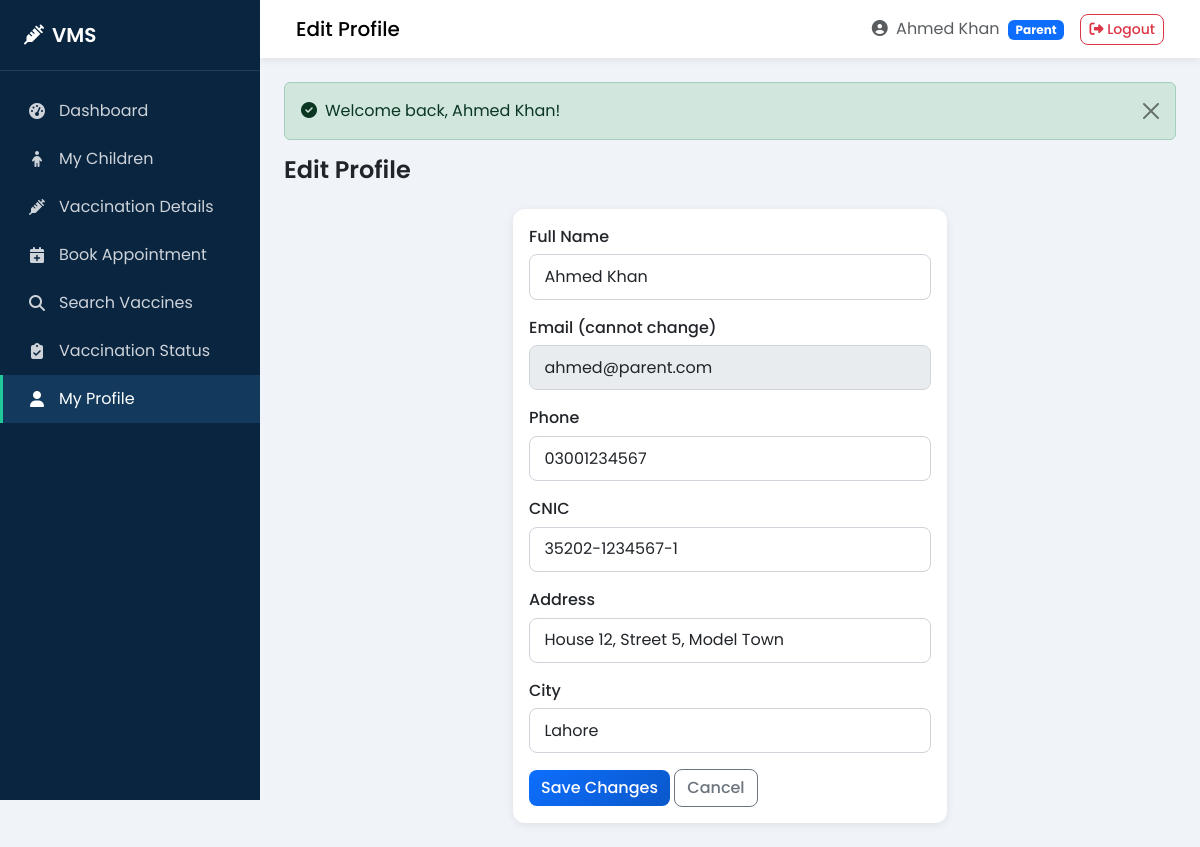
The page /parent/edit-profile.php (signed in) on the database its author committed.
### tables this page shows
CREATE TABLE `parents` (
  `id` int(11) NOT NULL AUTO_INCREMENT,
  `full_name` varchar(100) NOT NULL,
  `email` varchar(100) NOT NULL,
  `phone` varchar(15) NOT NULL,
  `cnic` varchar(15) DEFAULT NULL,
  `password` varchar(255) NOT NULL,
  `address` text DEFAULT NULL,
  `city` varchar(50) DEFAULT NULL,
  `status` enum('active','inactive') NOT NULL DEFAULT 'active',
  `reset_token` varchar(100) DEFAULT NULL,
  `reset_expires` datetime DEFAULT NULL,
  `created_at` timestamp NOT NULL DEFAULT CURRENT_TIMESTAMP,
  `updated_at` timestamp NOT NULL DEFAULT CURRENT_TIMESTAMP ON UPDATE CURRENT_TIMESTAMP,
  PRIMARY KEY (`id`),
  UNIQUE KEY `email` (`email`),
  UNIQUE KEY `cnic` (`cnic`)
);

### config/config.php (called while the page is built, shortened)
<?php
function url($path = '') {
    return BASE_URL . '/' . ltrim($path, '/');
}
function e($string) {
    return htmlspecialchars($string ?? '', ENT_QUOTES, 'UTF-8');
}
function current_user_id() {
    return $_SESSION['user_id'] ?? null;
}

### parent/edit-profile.php (the view, shortened to what this page needs)
<?php
require_once __DIR__ . '/../config/db.php';
$parent_id = current_user_id();
$stmt = mysqli_prepare($conn, "SELECT * FROM parents WHERE id = ?");
mysqli_stmt_bind_param($stmt, "i", $parent_id);
mysqli_stmt_execute($stmt);
$user = mysqli_fetch_assoc(mysqli_stmt_get_result($stmt));
include __DIR__ . '/../includes/header.php';
?>
<div class="page-header">
    <div>
        <h1>Edit Profile</h1>
    </div>
</div>
<div class="row justify-content-center">
    <div class="col-lg-6">
        <div class="card">
            <div class="card-body">
                <form method="POST">
                    <div class="mb-3">
                        <label class="form-label">Full Name</label>
                        <input type="text" name="full_name" class="form-control" value="<?php echo e($user['full_name']); ?>" required>
                    </div>
                    <div class="mb-3">
                        <label class="form-label">Email (cannot change)</label>
                        <input type="email" class="form-control" value="<?php echo e($user['email']); ?>" disabled>
                    </div>
                    <div class="mb-3">
                        <label class="form-label">Phone</label>
                        <input type="text" name="phone" class="form-control" value="<?php echo e($user['phone']); ?>" required pattern="^03[0-9]{9}$">
                    </div>
                    <div class="mb-3">
                        <label class="form-label">CNIC</label>
                        <input type="text" name="cnic" class="form-control" value="<?php echo e($user['cnic'] ?? ''); ?>" pattern="^[0-9]{5}-[0-9]{7}-[0-9]$">
                    </div>
                    <div class="mb-3">
                        <label class="form-label">Address</label>
                        <input type="text" name="address" class="form-control" value="<?php echo e($user['address'] ?? ''); ?>">
                    </div>
                    <div class="mb-3">
                        <label class="form-label">City</label>
                        <input type="text" name="city" class="form-control" value="<?php echo e($user['city'] ?? ''); ?>">
                    </div>
                    <button type="submit" class="btn btn-primary">Save Changes</button>
                    <a href="<?php echo url('parent/profile.php'); ?>" class="btn btn-outline-secondary">Cancel</a>
                </form>
            </div>
        </div>
    </div>
</div>
<?php include __DIR__ . '/../includes/footer.php'; ?>

### assets/css/style.css (style rules this page uses)
:root { --primary: #0d6efd; --primary-dark: #0a58ca; --teal: #20c997; --teal-dark: #199d76; --green: #198754; --danger: #dc3545; --warning: #ffc107; --dark: #212529; --gray: #6c757d; --light: #f8f9fa; --sidebar-width: 260px; --sidebar-bg: #0a2540; --sidebar-hover: #133a5c; --card-shadow: 0 0.125rem 0.5rem rgba(0,0,0,0.08); --card-shadow-hover: 0 0.5rem 1.5rem rgba(0,0,0,0.12); }
* { box-sizing: border-box; }
body { font-family: 'Poppins', sans-serif; background-color: #f0f4f8; color: var(--dark); margin: 0; min-height: 100vh; }
.card { border: none; border-radius: 0.75rem; box-shadow: var(--card-shadow); }
.btn { border-radius: 0.5rem; font-weight: 500; }
.btn-primary { background: linear-gradient(135deg, #0d6efd, #0a58ca); border: none; }
.form-control, .form-select { border-radius: 0.5rem; border: 1px solid #ced4da; padding: 0.6rem 0.9rem; }
.form-label { font-weight: 500; margin-bottom: 0.35rem; }
.page-header { display: flex; flex-wrap: wrap; justify-content: space-between; align-items: center; margin-bottom: 1.5rem; gap: 1rem; }
.page-header h1 { font-size: 1.5rem; font-weight: 600; margin: 0; }

### rows shown on the page
parents: full_name "Ahmed Khan", email "ahmed@parent.com", phone "03001234567", cnic "35202-1234567-1", address "House 12, Street 5, Model Town", city "Lahore"

### other values the page prints
$page_title "Edit Profile"
$_SESSION['user_name'] "Ahmed Khan"
$_SESSION['role'] "Parent"
$success "Welcome back, Ahmed Khan!"
